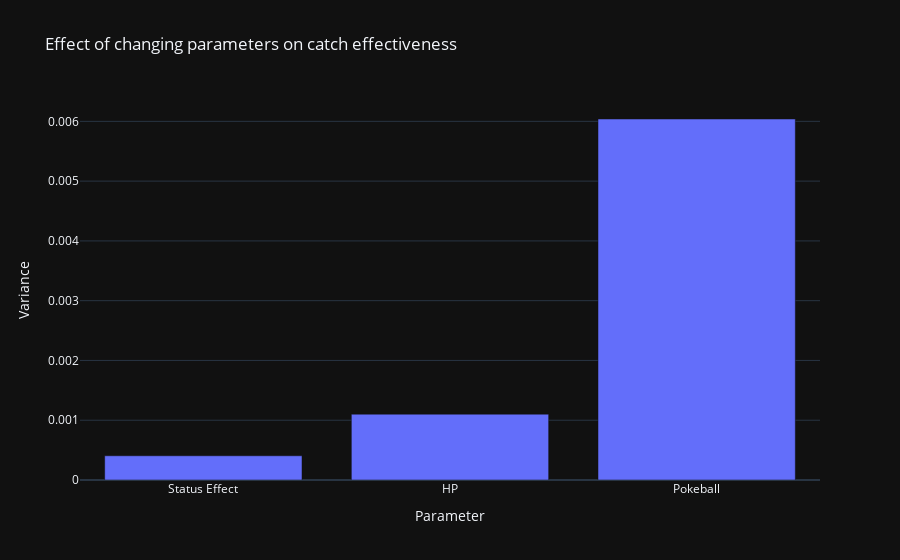

Notebook source saved alongside this figure:
### Markdown cell above
Para ver que parámetros afectan más a la probabilidad de captura, calculamos la varianza de los valores calculados variando el parámetro y manteniendo los otros constantes.
Los parametros son:
- La vida
- El Efecto de estado
- La pokebola
Tomamos un Jolteon como ejemplo.

### Code cell
data_status = []
data_hp = []
data_pb = []
for hp in range(10):
    data_hp.append(attempt_catch(
        factory.create(pokemon_test, 100, StatusEffect.NONE, hp*0.1),
        pokeballs[0]
    )[1])
for status in StatusEffect:
    data_status.append(attempt_catch(
        factory.create(pokemon_test, 100, status, 1),
        pokeballs[0]
    )[1])
for pb in pokeballs:
    data_pb.append(attempt_catch(
        factory.create(pokemon_test, 100, StatusEffect.NONE, 1),
        pb
    )[1])

data_var = [np.var(data_status), np.var(data_hp), np.var(data_pb)]
df = pd.DataFrame(data_var,index=['Status Effect','HP','Pokeball'],columns=['Variance'])
px.bar(df,x=df.index,y="Variance",title="Effect of changing parameters on catch effectiveness",labels={
    "index": "Parameter"
}).show()

### Figure 1 — Plotly figure (JSON) as saved in the notebook; plotly's stock layout.template omitted (floating-point values rounded to 4 significant figures)
{"data": [{"alignmentgroup": "True", "hovertemplate": "Parameter=%{x}<br>Variance=%{y}<extra></extra>", "legendgroup": "", "marker": {"color": "#636efa", "pattern": {"shape": ""}}, "name": "", "offsetgroup": "", "orientation": "v", "showlegend": false, "textposition": "auto", "x": ["Status Effect", "HP", "Pokeball"], "xaxis": "x", "y": [0.0004054, 0.001102, 0.006039], "yaxis": "y", "type": "bar"}], "layout": {"xaxis": {"anchor": "y", "domain": [0.0, 1.0], "title": {"text": "Parameter"}}, "yaxis": {"anchor": "x", "domain": [0.0, 1.0], "title": {"text": "Variance"}}, "legend": {"tracegroupgap": 0}, "title": {"text": "Effect of changing parameters on catch effectiveness"}, "barmode": "relative"}}
